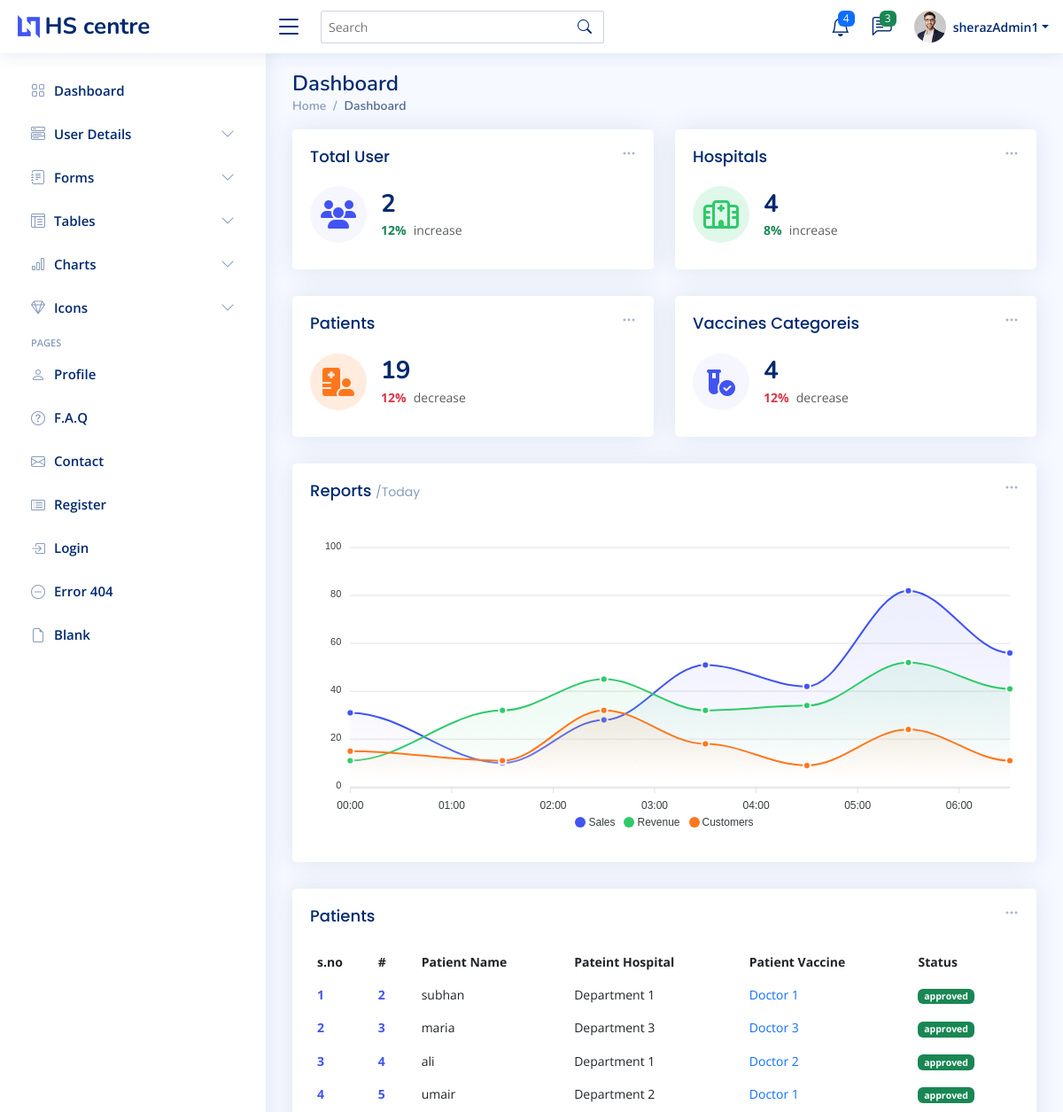
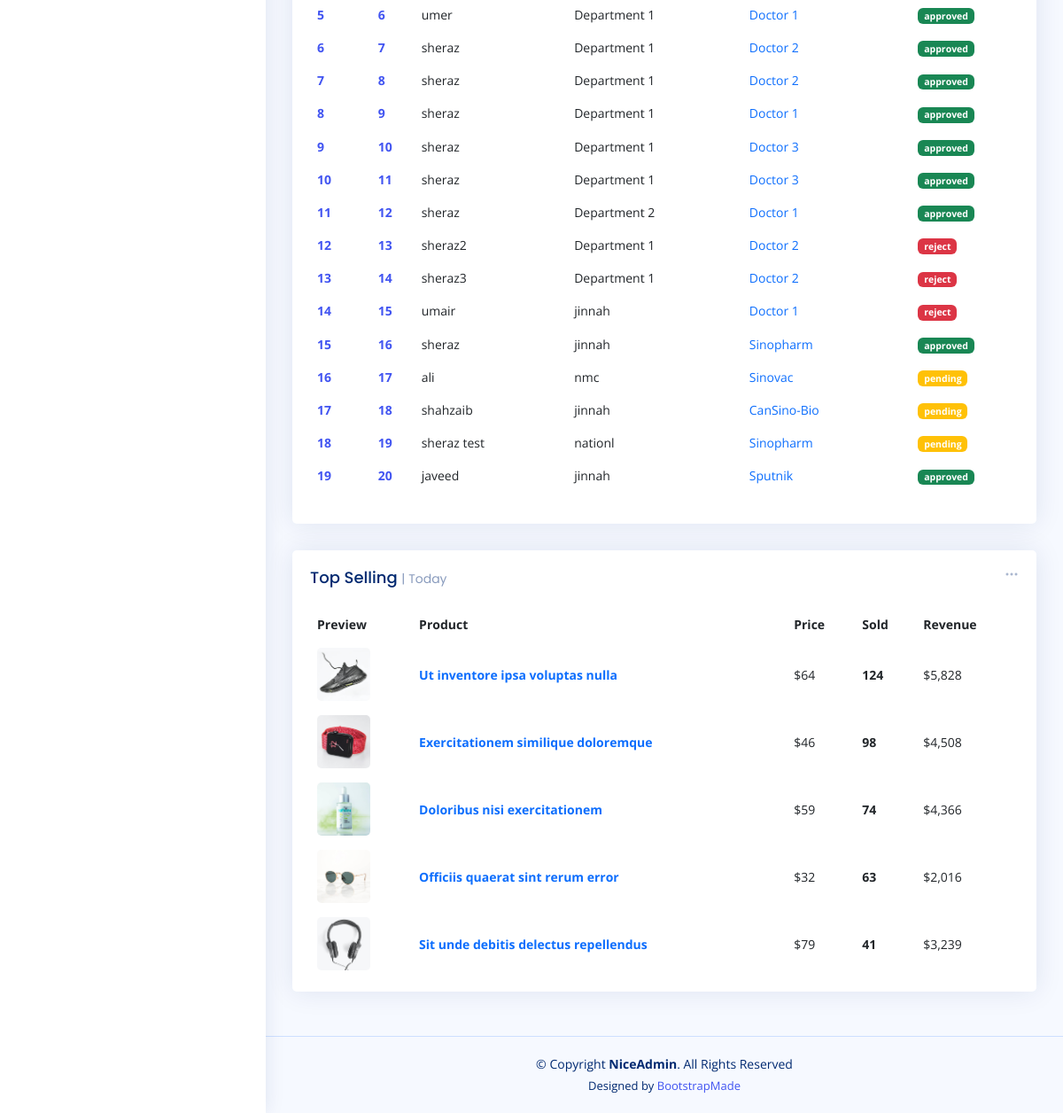
Screenshot of /admin-index.php (signed in) with the database file from the repository (2 pictures, top to bottom).
### tables this page shows
CREATE TABLE `reg_patient` (
  `patient_id` int(11) NOT NULL,
  `patient_name` varchar(200) NOT NULL,
  `patient_email` varchar(200) NOT NULL,
  `patient_phone` varchar(255) NOT NULL,
  `patient_cnic` varchar(255) NOT NULL,
  `patient_age` varchar(22) NOT NULL,
  `patient_select_hos` varchar(222) NOT NULL,
  `patient_gender` varchar(222) NOT NULL,
  `patient_vacc` varchar(222) NOT NULL,
  `patient_app_day` varchar(222) NOT NULL,
  `patient_status` varchar(222) NOT NULL
);

### admin-index.php (the view, shortened to what this page needs)
<?php
require 'conn.php';
$fetch_userQ = "SELECT * FROM `user`";
$fetch_user = mysqli_query($conn,$fetch_userQ);
$totalUser = mysqli_num_rows($fetch_user);
$fetch_HospitalQ = "SELECT * FROM `reg_hospital`";
$fetch_Hospital = mysqli_query($conn,$fetch_HospitalQ);
$totalHospital = mysqli_num_rows($fetch_Hospital);
$fetch_PatientQ = "SELECT * FROM `reg_patient`";
$fetch_Patient = mysqli_query($conn,$fetch_PatientQ);
$totalPatient = mysqli_num_rows($fetch_Patient);
$fetch_vaccineQ = "SELECT * FROM `vaccine`";
$fetch_vaccine = mysqli_query($conn,$fetch_vaccineQ);
$totalvaccine = mysqli_num_rows($fetch_vaccine);
?>
<!DOCTYPE html>
<html lang="en">
<head>
  <?php require './component/_admin_link.php'?>
</head>
<body>
<?php require './component/_admin_nav.php';?>
  <main id="main" class="main " >
    <div class="pagetitle ">
      <h1>Dashboard</h1>
      <nav>
        <ol class="breadcrumb">
          <li class="breadcrumb-item"><a href="admin-index.php">Home</a></li>
          <li class="breadcrumb-item active">Dashboard</li>
        </ol>
      </nav>
    </div>
    <section class="section dashboard ">
      <div class="row ">
        <div class="col-lg-12">
          <div class="row ">
            <div class="col-xxl-4 col-md-6  w-50">
              <div class="card info-card sales-card">
                <div class="filter">
                  <a class="icon" href="#" data-bs-toggle="dropdown"><i class="bi bi-three-dots"></i></a>
                </div>
                <div class="card-body">
                  <h5 class="card-title">Total User</h5>
                  <div class="d-flex align-items-center">
                    <div class="card-icon rounded-circle d-flex align-items-center justify-content-center">
                    <i class="fa-solid fa-users"></i>
                    </div>
                    <div class="ps-3">
                      <h6><?=$totalUser?></h6>
                      <span class="text-success small pt-1 fw-bold">12%</span> <span class="text-muted small pt-2 ps-1">increase</span>
                    </div>
                  </div>
                </div>
              </div>
            </div>
            <div class="col-xxl-4 col-md-6  w-50">
              <div class="card info-card revenue-card">
                <div class="filter">
                  <a class="icon" href="#" data-bs-toggle="dropdown"><i class="bi bi-three-dots"></i></a>
                </div>
                <div class="card-body">
                  <h5 class="card-title">Hospitals<span></span></h5>
                  <div class="d-flex align-items-center">
                    <div class="card-icon rounded-circle d-flex align-items-center justify-content-center">
                    <i class="fa-regular fa-hospital"></i>
                    </div>
                    <div class="ps-3">
                      <h6><?=$totalHospital?></h6>
                      <span class="text-success small pt-1 fw-bold">8%</span> <span class="text-muted small pt-2 ps-1">increase</span>
                    </div>
                  </div>
                </div>
              </div>
            </div>
<div class="col-xxl-4 col-xl-12 w-50">
<div class="card info-card customers-card">
  <div class="filter">
    <a class="icon" href="#" data-bs-toggle="dropdown"><i class="bi bi-three-dots"></i></a>
  </div>
  <div class="card-body">
    <h5 class="card-title">Patients </h5>
    <div class="d-flex align-items-center">
      <div class="card-icon rounded-circle d-flex align-items-center justify-content-center">
      <i class="fa-solid fa-hospital-user"></i>
      </div>
      <div class="ps-3">
        <h6><?=$totalPatient?></h6>
        <span class="text-danger small pt-1 fw-bold">12%</span> <span class="text-muted small pt-2 ps-1">decrease</span>
      </div>
    </div>
  </div>
</div>
</div>
<div class="col-xxl-4 col-xl-12 w-50">
<div class="card info-card sales-card">
  <div class="filter">
    <a class="icon" href="#" data-bs-toggle="dropdown"><i class="bi bi-three-dots"></i></a>
  </div>
  <div class="card-body">
    <h5 class="card-title">Vaccines Categoreis </h5>
    <div class="d-flex align-items-center">
      <div class="card-icon rounded-circle d-flex align-items-center justify-content-center">
      <i class="fa-solid fa-vial-circle-check"></i>
      </div>
      <div class="ps-3">
        <h6><?=$totalvaccine?></h6>
        <span class="text-danger small pt-1 fw-bold">12%</span> <span class="text-muted small pt-2 ps-1">decrease</span>
      </div>
    </div>
  </div>
</div>
</div>
            <div class="col-12 ">
              <div class="card">
                <div class="filter">
                  <a class="icon" href="#" data-bs-toggle="dropdown"><i class="bi bi-three-dots"></i></a>
                </div>
                <div class="card-body">
                  <h5 class="card-title">Reports <span>/Today</span></h5>
                  <div id="reportsChart"></div>
                </div>
              </div>
            </div>
            <div class="col-12" >
              <div class="card recent-sales overflow-auto">
                <div class="filter">
                  <a class="icon" href="#" data-bs-toggle="dropdown"><i class="bi bi-three-dots"></i></a>
                </div>
                <div class="card-body">
                  <h5 class="card-title">Patients </h5>
                  <table class="table table-borderless datatable" id="dowload_pdf">
                    <thead>
                      <tr>
                        <th scope="col">s.no</th>
                        <th scope="col">#</th>
                        <th scope="col">Patient Name</th>
                        <th scope="col">Pateint Hospital</th>
                        <th scope="col">Patient Vaccine</th>
                        <th scope="col">Status</th>
                      </tr>
                    </thead>
                    <tbody>
                    <?php
                    if($totalPatient > 0){
                      while($patient_data = mysqli_fetch_assoc($fetch_Patient)){
                        $i+=1;
                        if($patient_data['patient_status'] == 'Approved' || $patient_data['patient_status'] == 'approved'){
                          echo '<tr>
                          <th scope="row"><a href="#">'.$i.'</a></th>
                          <th scope="row"><a href="#">'.$patient_data['patient_id'].'</a></th>
                          <td>'.$patient_data['patient_name'].'</td>
                          <td>'.$patient_data['patient_select_hos'].'</td>
                          <td><a href="#" class="text-primary">'.$patient_data['patient_vacc'].'</a></td>
                          <td><span class="badge bg-success">'.$patient_data['patient_status'].'</span></td>
                        </tr>';
                        }
                        if($patient_data['patient_status'] == 'Reject' || $patient_data['patient_status'] == 'reject'){
                          echo '<tr>
                          <th scope="row"><a href="#">'.$i.'</a></th>
                          <th scope="row"><a href="#">'.$patient_data['patient_id'].'</a></th>
                          <td>'.$patient_data['patient_name'].'</td>
                          <td>'.$patient_data['patient_select_hos'].'</td>
                          <td><a href="#" class="text-primary">'.$patient_data['patient_vacc'].'</a></td>
                          <td><span class="badge bg-danger">'.$patient_data['patient_status'].'</span></td>
                        </tr>';
                        }
                        if($patient_data['patient_status'] == ''){
                          echo '<tr>
                          <th scope="row"><a href="#">'.$i.'</a></th>
                          <th scope="row"><a href="#">'.$patient_data['patient_id'].'</a></th>
                          <td>'.$patient_data['patient_name'].'</td>
                          <td>'.$patient_data['patient_select_hos'].'</td>
                          <td><a href="#" class="text-primary">'.$patient_data['patient_vacc'].'</a></td>
                          <td><span class="badge bg-warning">pending</span></td>
                        </tr>';
                        }
                        }
                    }
                    ?>
                    </tbody>
                  </table>
                </div>
              </div>
            </div>
            <div class="col-12 ">
              <div class="card top-selling overflow-auto">
                <div class="filter">
                  <a class="icon" href="#" data-bs-toggle="dropdown"><i class="bi bi-three-dots"></i></a>
                </div>
                <div class="card-body pb-0">
                  <h5 class="card-title">Top Selling <span>| Today</span></h5>
                  <table class="table table-borderless">
                    <thead>
                      <tr>
                        <th scope="col">Preview</th>
                        <th scope="col">Product</th>
                        <th scope="col">Price</th>
                        <th scope="col">Sold</th>
                        <th scope="col">Revenue</th>
                      </tr>
                    </thead>
                    <tbody>
                      <tr>
                        <th scope="row"><a href="#"><img src="assets/img/product-1.jpg" alt=""></a></th>
                        <td><a href="#" class="text-primary fw-bold">Ut inventore ipsa voluptas nulla</a></td>
                        <td>$64</td>
                        <td class="fw-bold">124</td>
                        <td>$5,828</td>
                      </tr>
                      <tr>
                        <th scope="row"><a href="#"><img src="assets/img/product-2.jpg" alt=""></a></th>
                        <td><a href="#" class="text-primary fw-bold">Exercitationem similique doloremque</a></td>
                        <td>$46</td>
                        <td class="fw-bold">98</td>
                        <td>$4,508</td>
                      </tr>
                      <tr>
                        <th scope="row"><a href="#"><img src="assets/img/product-3.jpg" alt=""></a></th>
                        <td><a href="#" class="text-primary fw-bold">Doloribus nisi exercitationem</a></td>
                        <td>$59</td>
                        <td class="fw-bold">74</td>
                        <td>$4,366</td>
                      </tr>
                      <tr>
                        <th scope="row"><a href="#"><img src="assets/img/product-4.jpg" alt=""></a></th>
                        <td><a href="#" class="text-primary fw-bold">Officiis quaerat sint rerum error</a></td>
                        <td>$32</td>
                        <td class="fw-bold">63</td>
                        <td>$2,016</td>
                      </tr>
                      <tr>
                        <th scope="row"><a href="#"><img src="assets/img/product-5.jpg" alt=""></a></th>
                        <td><a href="#" class="text-primary fw-bold">Sit unde debitis delectus repellendus</a></td>
                        <td>$79</td>
                        <td class="fw-bold">41</td>
                        <td>$3,239</td>
                      </tr>
                    </tbody>
                  </table>
                </div>
              </div>
            </div>
          </div>
        </div>
      </div>
    </section>
  </main>
  <footer id="footer" class="footer">
    <div class="copyright">
      &copy; Copyright <strong><span>NiceAdmin</span></strong>. All Rights Reserved
    </div>
    <div class="credits">
      Designed by <a href="https://bootstrapmade.com/">BootstrapMade</a>
    </div>
  </footer>
</body>
</html>

### rows the page displays
reg_patient: patient_id "2", patient_name "subhan", patient_select_hos "Department 1", patient_vacc "Doctor 1", patient_status "approved"
reg_patient: patient_id "3", patient_name "maria", patient_select_hos "Department 3", patient_vacc "Doctor 3", patient_status "approved"
reg_patient: patient_id "4", patient_name "ali", patient_select_hos "Department 1", patient_vacc "Doctor 2", patient_status "approved"
reg_patient: patient_id "5", patient_name "umair", patient_select_hos "Department 2", patient_vacc "Doctor 1", patient_status "approved"
reg_patient: patient_id "6", patient_name "umer", patient_select_hos "Department 1", patient_vacc "Doctor 1", patient_status "approved"
reg_patient: patient_id "7", patient_name "sheraz", patient_select_hos "Department 1", patient_vacc "Doctor 2", patient_status "approved"
reg_patient: patient_id "8", patient_name "sheraz", patient_select_hos "Department 1", patient_vacc "Doctor 2", patient_status "approved"
reg_patient: patient_id "9", patient_name "sheraz", patient_select_hos "Department 1", patient_vacc "Doctor 1", patient_status "approved"
reg_patient: patient_id "10", patient_name "sheraz", patient_select_hos "Department 1", patient_vacc "Doctor 3", patient_status "approved"
reg_patient: patient_id "11", patient_name "sheraz", patient_select_hos "Department 1", patient_vacc "Doctor 3", patient_status "approved"
reg_patient: patient_id "12", patient_name "sheraz", patient_select_hos "Department 2", patient_vacc "Doctor 1", patient_status "approved"
reg_patient: patient_id "13", patient_name "sheraz2", patient_select_hos "Department 1", patient_vacc "Doctor 2", patient_status "reject"
reg_patient: patient_id "14", patient_name "sheraz3", patient_select_hos "Department 1", patient_vacc "Doctor 2", patient_status "reject"
reg_patient: patient_id "15", patient_name "umair", patient_select_hos "jinnah", patient_vacc "Doctor 1", patient_status "reject"
reg_patient: patient_id "16", patient_name "sheraz", patient_select_hos "jinnah", patient_vacc "Sinopharm", patient_status "approved"
reg_patient: patient_id "17", patient_name "ali", patient_select_hos "nmc", patient_vacc "Sinovac"
reg_patient: patient_id "18", patient_name "shahzaib", patient_select_hos "jinnah", patient_vacc "CanSino-Bio"
reg_patient: patient_id "19", patient_name "sheraz test", patient_select_hos "nationl", patient_vacc "Sinopharm"
reg_patient: patient_id "20", patient_name "javeed", patient_select_hos "jinnah", patient_vacc "Sputnik", patient_status "approved"

### other values shown
$_SESSION['admin_name'] "sherazAdmin1"
$totalUser "2"
$totalHospital "4"
$totalPatient "19"
$totalvaccine "4"
